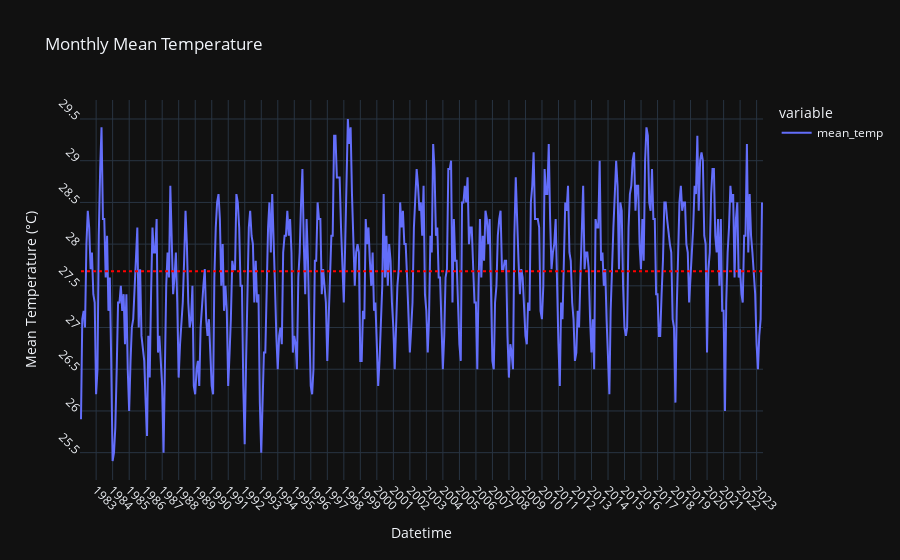

Here is the notebook cell this chart was saved with:
### Markdown cell above
#### Data Visualisation

### Code cell
df_monthly_mean_temp = df['mean_temp'].resample('M').mean()  # resample to monthly mean
# print(df_monthly_mean_temp)

# line plot for mean temperature
fig_monthly_mean_temp = px.line(df_monthly_mean_temp, labels={df_monthly_mean_temp.index.name: 'Datetime', 'value': 'Mean Temperature (°C)'}, title='Monthly Mean Temperature')
fig_monthly_mean_temp.update_xaxes(dtick='M12', tickangle=45)
fig_monthly_mean_temp.update_yaxes(dtick=0.5, tickangle=45)
fig_monthly_mean_temp.update_traces(hovertemplate='Datetime: %{x}<br>Mean Temperature: %{y}°C')

# add the mean line
mean_temperature = np.mean(df_monthly_mean_temp)
fig_monthly_mean_temp.add_shape(
    type="line",
    x0=df_monthly_mean_temp.index[0],
    y0=mean_temperature,
    x1=df_monthly_mean_temp.index[-1],
    y1=mean_temperature,
    line=dict(color="red", dash="dot"),
)
fig_monthly_mean_temp.show()

# monthly_total_rainfall = df['total_rainfall'].resample('M').mean()  # resample to monthly mean
# yearly_total_rainfall = df['total_rainfall'].resample('Y').mean()  # resample to yearly mean

# print(monthly_total_rainfall)
# print(yearly_total_rainfall)

# bar plot for total rainfall
# fig_monthly_total_rainfall = px.line(monthly_total_rainfall, labels={df.index.name: 'Month', 'value': 'Total Rainfall (mm)'},
#              title='Monthly Total Rainfall')
# fig_monthly_total_rainfall.update_traces(hovertemplate='Month: %{x}<br>Total Rainfall: %{y}mm')
# fig_monthly_total_rainfall.show()

# fig_yearly_total_rainfall = px.line(yearly_total_rainfall, labels={df.index.name: 'Year', 'value': 'Total Rainfall (mm)'},
#              title='Yearly Total Rainfall')
# fig_yearly_total_rainfall.update_traces(hovertemplate='Year: %{x}<br>Total Rainfall: %{y}mm')
# fig_yearly_total_rainfall.show()

# multivariable line plot
# df_reset = df.reset_index()
# df_reset['datetime'] = df_reset['datetime'].astype(int)
# melted_df = df_reset.melt(id_vars='datetime', var_name='variable')
# fig_combined = go.Figure()
# for variable in melted_df['variable'].unique():
#     variable_data = melted_df[melted_df['variable'] == variable]
#     fig_combined.add_trace(go.Scatter(
#         x=variable_data['datetime'],
#         y=variable_data['value'],
#         name=variable
#     ))
# fig_combined.update_layout(
#     xaxis=dict(
#         title='Time',
#         tickmode='array',
#         tickvals=df_reset['datetime'],
#         ticktext=df.index.strftime('%Y-%m')
#     ), yaxis=dict(
#         title='Value'
#     ), title='Multiple Variables over Time'
# )
# fig_combined.show()

### Figure 1 — Plotly figure (JSON) as saved in the notebook; plotly's stock layout.template omitted (floating-point values rounded to 4 significant figures; data arrays with more than 128 entries replaced by an {"elided": "..."} marker saying what was removed)
{"data": [{"hovertemplate": "Datetime: %{x}<br>Mean Temperature: %{y}°C", "legendgroup": "mean_temp", "line": {"color": "#636efa", "dash": "solid"}, "marker": {"symbol": "circle"}, "mode": "lines", "name": "mean_temp", "orientation": "v", "showlegend": true, "x": {"elided": "496 str values"}, "xaxis": "x", "y": {"elided": "496 float values"}, "yaxis": "y", "type": "scatter"}], "layout": {"xaxis": {"anchor": "y", "domain": [0.0, 1.0], "title": {"text": "Datetime"}, "dtick": "M12", "tickangle": 45}, "yaxis": {"anchor": "x", "domain": [0.0, 1.0], "title": {"text": "Mean Temperature (°C)"}, "dtick": 0.5, "tickangle": 45}, "legend": {"title": {"text": "variable"}, "tracegroupgap": 0}, "title": {"text": "Monthly Mean Temperature"}, "shapes": [{"line": {"color": "red", "dash": "dot"}, "type": "line", "x0": "1982-01-31T00:00:00", "x1": "2023-04-30T00:00:00", "y0": 27.67, "y1": 27.67}]}}
